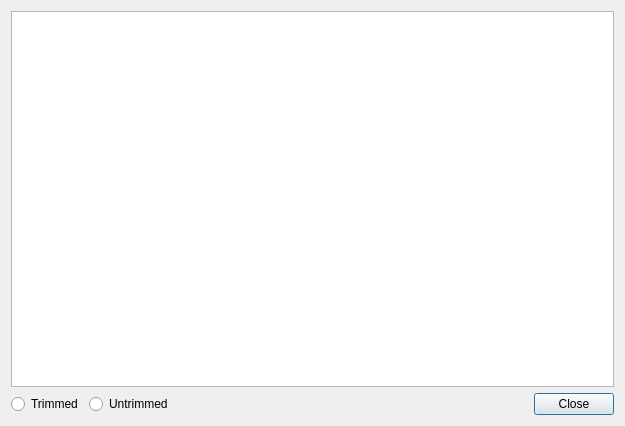
<?xml version="1.0" encoding="UTF-8"?>
<ui version="4.0">
 <class>SeqViewDlg</class>
 <widget class="QDialog" name="SeqViewDlg">
  <property name="geometry">
   <rect>
    <x>0</x>
    <y>0</y>
    <width>625</width>
    <height>426</height>
   </rect>
  </property>
  <property name="windowTitle">
   <string>Dialog</string>
  </property>
  <property name="layoutDirection">
   <enum>Qt::LeftToRight</enum>
  </property>
  <layout class="QVBoxLayout" name="verticalLayout_2">
   <item>
    <layout class="QVBoxLayout" name="verticalLayout">
     <item>
      <widget class="QTextEdit" name="textEdit"/>
     </item>
     <item>
      <layout class="QHBoxLayout" name="horizontalLayout">
       <item>
        <widget class="QRadioButton" name="trimmedRadioButton">
         <property name="text">
          <string>Trimmed</string>
         </property>
         <attribute name="buttonGroup">
          <string notr="true">buttonGroup</string>
         </attribute>
        </widget>
       </item>
       <item>
        <widget class="QRadioButton" name="untrimmedRadioButton">
         <property name="text">
          <string>Untrimmed</string>
         </property>
         <attribute name="buttonGroup">
          <string notr="true">buttonGroup</string>
         </attribute>
        </widget>
       </item>
       <item>
        <spacer name="horizontalSpacer">
         <property name="orientation">
          <enum>Qt::Horizontal</enum>
         </property>
         <property name="sizeHint" stdset="0">
          <size>
           <width>40</width>
           <height>20</height>
          </size>
         </property>
        </spacer>
       </item>
       <item>
        <widget class="QPushButton" name="closeButton">
         <property name="text">
          <string>Close</string>
         </property>
        </widget>
       </item>
      </layout>
     </item>
    </layout>
   </item>
  </layout>
 </widget>
 <tabstops>
  <tabstop>trimmedRadioButton</tabstop>
  <tabstop>untrimmedRadioButton</tabstop>
  <tabstop>closeButton</tabstop>
  <tabstop>textEdit</tabstop>
 </tabstops>
 <resources/>
 <connections>
  <connection>
   <sender>closeButton</sender>
   <signal>clicked()</signal>
   <receiver>SeqViewDlg</receiver>
   <slot>reject()</slot>
   <hints>
    <hint type="sourcelabel">
     <x>560</x>
     <y>398</y>
    </hint>
    <hint type="destinationlabel">
     <x>375</x>
     <y>700</y>
    </hint>
   </hints>
  </connection>
 </connections>
 <buttongroups>
  <buttongroup name="buttonGroup"/>
 </buttongroups>
</ui>
